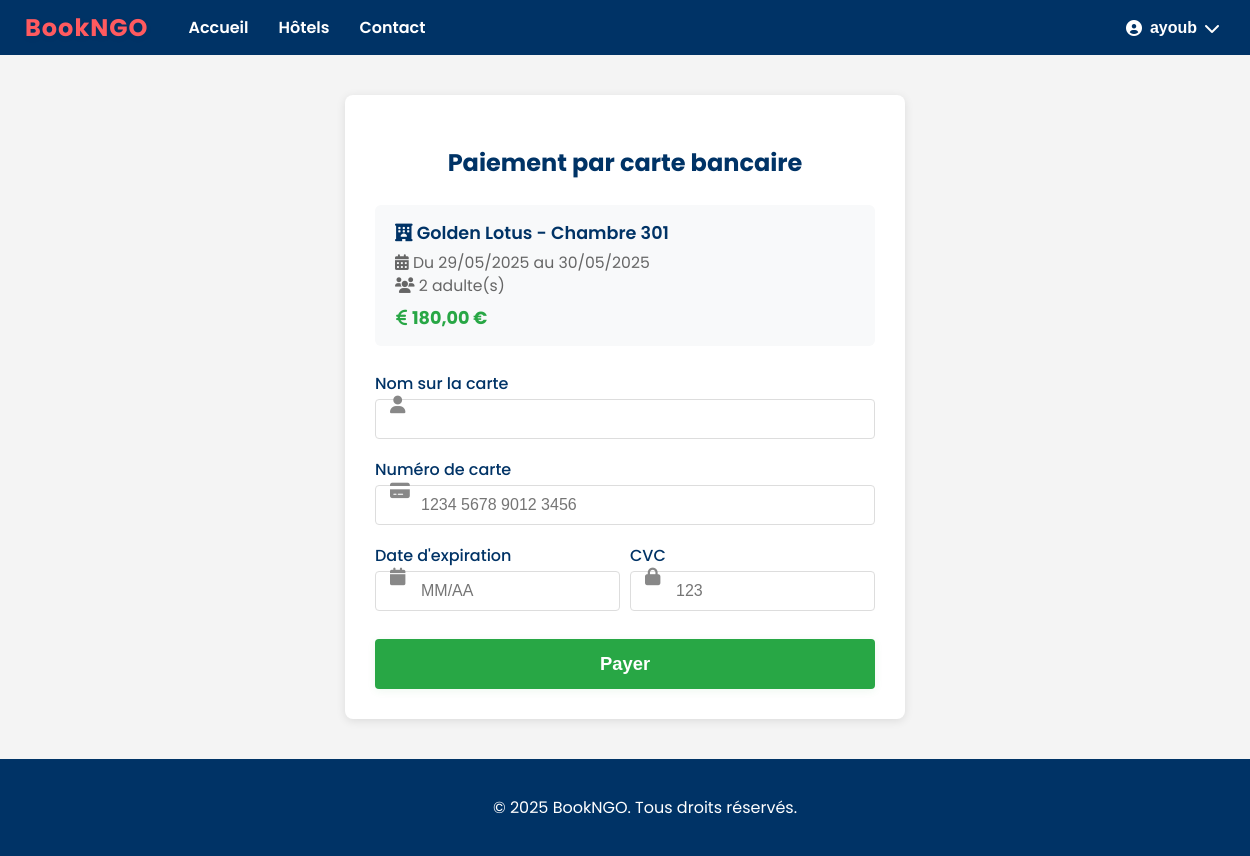
The app's page /api/reservations/booking/3/pay/ (signed in) with its own data.
### users_app/models.py (models this page shows, shortened)
class User(AbstractUser):
    CLIENT = 1
    HOTELIER = 2
    ADMIN = 3
    ROLE_CHOICES = (
        (CLIENT, 'Client'),
        (HOTELIER, 'Hotelier'),
        (ADMIN, 'Admin'),
    )
    role = models.PositiveSmallIntegerField(choices=ROLE_CHOICES, default=CLIENT)
    phone = models.CharField(max_length=20, blank=True)
    address = models.TextField(blank=True)

### reservations_app/models.py (models this page shows, shortened)
class Booking(models.Model):
    PENDING = 'pending'
    CONFIRMED = 'confirmed'
    CANCELLED = 'cancelled'
    COMPLETED = 'completed'
    STATUS_CHOICES = (
        (PENDING, 'Pending'),
        (CONFIRMED, 'Confirmed'),
        (CANCELLED, 'Cancelled'),
        (COMPLETED, 'Completed'),
    )
    user = models.ForeignKey(User, on_delete=models.CASCADE, related_name='bookings')
    room = models.ForeignKey(Room, on_delete=models.CASCADE)
    check_in = models.DateField()
    check_out = models.DateField()
    adults = models.PositiveIntegerField()
    children = models.PositiveIntegerField(default=0)
    special_requests = models.TextField(blank=True)
    total_price = models.DecimalField(max_digits=10, decimal_places=2)
    status = models.CharField(max_length=20, choices=STATUS_CHOICES, default=PENDING)
    created_at = models.DateTimeField(auto_now_add=True)
    updated_at = models.DateTimeField(auto_now=True)

### hotel_app/models.py (models this page shows, shortened)
class Room(models.Model):
    hotel = models.ForeignKey(Hotel, on_delete=models.CASCADE, related_name='rooms')
    room_type = models.ForeignKey(RoomType, on_delete=models.CASCADE)
    room_number = models.CharField(max_length=10)
    floor = models.PositiveIntegerField()
    is_available = models.BooleanField(default=True)

class Hotel(models.Model):
    owner = models.ForeignKey(User, on_delete=models.CASCADE, related_name='hotels')
    name = models.CharField(max_length=255)
    description = models.TextField()
    address = models.TextField()
    city = models.CharField(max_length=100)
    country = models.CharField(max_length=100)
    email = models.EmailField()
    phone = models.CharField(max_length=20)
    image = models.ImageField(upload_to='hotels/', null=True, blank=True)
    base_price = models.DecimalField(max_digits=10, decimal_places=2, default=0)

### reservations_app/views.py (the view)
# urls.py: path('booking/<int:pk>/pay/', views.fake_payment, name='booking-pay'),
@login_required
def fake_payment(request, pk):
    booking = get_object_or_404(Booking, pk=pk)
    if request.method == 'POST':
        booking.status = 'payed'
        booking.save()
        messages.success(request, 'Paiement effectué avec succès !')
        return redirect('reservations:booking-list')
    return render(request, 'reservations_app/fake_payment.html', {'booking': booking})

### templates/reservations_app/fake_payment.html (shortened to what this page needs)
{% extends "base.html" %}
{% block content %}
<div class="payment-container" style="max-width: 500px; margin: 40px auto; background: white; border-radius: 8px; box-shadow: 0 2px 10px rgba(0,0,0,0.1); padding: 30px;">
    <h2 style="color: #003366; text-align: center; margin-bottom: 25px;">Paiement par carte bancaire</h2>
    <div style="background: #f8f9fa; border-radius: 6px; padding: 15px 20px; margin-bottom: 25px;">
        <div style="font-size: 1.1em; color: #003366; font-weight: 600; margin-bottom: 5px;">
            <i class="fas fa-hotel"></i> {{ booking.room.hotel.name }} - Chambre {{ booking.room.room_number }}
        </div>
        <div style="color: #666; font-size: 0.98em;">
            <i class="fas fa-calendar-alt"></i> Du {{ booking.check_in|date:"d/m/Y" }} au {{ booking.check_out|date:"d/m/Y" }}<br>
            <i class="fas fa-users"></i> {{ booking.adults }} adulte(s){% if booking.children %}, {{ booking.children }} enfant(s){% endif %}
        </div>
        <div style="margin-top: 8px; color: #28a745; font-size: 1.1em; font-weight: 700;">
            <i class="fas fa-euro-sign"></i> {{ booking.total_price }} €
        </div>
    </div>
    <form method="post" style="display: flex; flex-direction: column; gap: 18px;">
        <div class="form-group" style="position: relative;">
            <label for="card_name">Nom sur la carte</label>
            <span></span>
            <input type="text" id="card_name" name="card_name" required class="form-control">
        </div>
        <div class="form-group" style="position: relative;">
            <label for="card_number">Numéro de carte</label>
            <span></span>
            <input type="text" id="card_number" name="card_number" maxlength="19" required class="form-control" placeholder="1234 5678 9012 3456">
        </div>
        <div style="display: flex; gap: 10px;">
            <div class="form-group" style="flex:1; position: relative;">
                <label for="exp_date">Date d'expiration</label>
                <span></span>
                <input type="text" id="exp_date" name="exp_date" maxlength="5" required class="form-control" placeholder="MM/AA">
            </div>
            <div class="form-group" style="flex:1; position: relative;">
                <label for="cvc">CVC</label>
                <span></span>
                <input type="text" id="cvc" name="cvc" maxlength="4" required class="form-control" placeholder="123">
            </div>
        </div>
        <button type="submit" style="background-color: #28a745; color: white; padding: 14px; border: none; border-radius: 4px; font-size: 1.15em; font-weight: 700; margin-top: 10px; box-shadow: 0 2px 8px rgba(40,167,69,0.08); transition: background 0.2s;">Payer</button>
    </form>
</div>
{% endblock %}

### templates/base.html (shortened to what this page needs)
<!DOCTYPE html>
<html lang="fr">
<head>
    <link rel="stylesheet" href="https://cdnjs.cloudflare.com/ajax/libs/font-awesome/6.0.0-beta3/css/all.min.css">
</head>
<body>
    <header>
        <nav>
            <div class="nav-links">
                <span class="logo-bookngo">BookNGO</span>
                <a href="/">Accueil</a>
                <a href="{% url 'hotel-list' %}">Hôtels</a>
                <a href="/contact/">Contact</a>
            </div>
            <div class="auth-buttons">
                {% if user.is_authenticated %}
                <div class="user-menu">
                    <button class="user-menu-btn">
                        <i class="fas fa-user-circle"></i>
                        {{ user.username }}
                        <i class="fas fa-chevron-down"></i>
                    </button>
                </div>
                {% endif %}
            </div>
        </nav>
    </header>
    <main class="container">
        {% block content %}{% endblock %}
    </main>
    <footer>
        <p>&copy; 2025 BookNGO. Tous droits réservés.</p>
    </footer>
</body>
</html>

### templates/base.html (style rules this page uses)
body { font-family: 'Poppins', sans-serif; margin: 0; padding: 0; background-color: #f4f4f4; }
header { background-color: #003366; color: #fff; padding: 10px 20px; }
nav { max-width: 1200px; margin: 0 auto; display: flex; justify-content: space-between; align-items: center; }
.nav-links { display: flex; align-items: center; }
nav a { color: #fff; text-decoration: none; margin: 0 15px; font-weight: 600; font-size: 16px; }
.auth-buttons { display: flex; align-items: center; gap: 10px; }
.user-menu { position: relative; display: inline-block; }
.user-menu-btn { background: none; border: none; color: white; cursor: pointer; display: flex; align-items: center; gap: 8px; font-size: 16px; font-weight: 600; }
.container { width: 100%; max-width: 1200px; margin: 20px auto; padding: 0 20px; }
footer { background-color: #003366; color: #fff; text-align: center; padding: 20px; position: relative; bottom: 0; width: 100%; }
.logo-bookngo { font-size: 1.5em; font-weight: 700; color: #ff5a5f; margin-right: 25px; letter-spacing: 1px; font-family: 'Poppins', sans-serif; text-shadow: 0 2px 8px rgba(0,0,0,0.04); }

### templates/reservations_app/fake_payment.html (style rules this page uses)
.form-control { padding-left: 45px !important; height: 40px !important; box-sizing: border-box; width: 100%; padding: 10px 10px 10px 45px; border: 1px solid #ddd; border-radius: 4px; font-size: 16px; }
.form-group label { font-weight: 500; color: #003366; margin-bottom: 3px; display: block; }
.form-group { position: relative; }
.form-group span { position: absolute; left: 15px; top: 50%; transform: translateY(-50%); height: auto; display: flex; align-items: center; color: #888; font-size: 1.1em; pointer-events: none; z-index: 2; }

### records on screen
User: username "ayoub"
Booking: room.hotel.name "Golden Lotus", room.room_number "301", check_in "29/05/2025", check_out "30/05/2025", adults "2", total_price "180,00"
